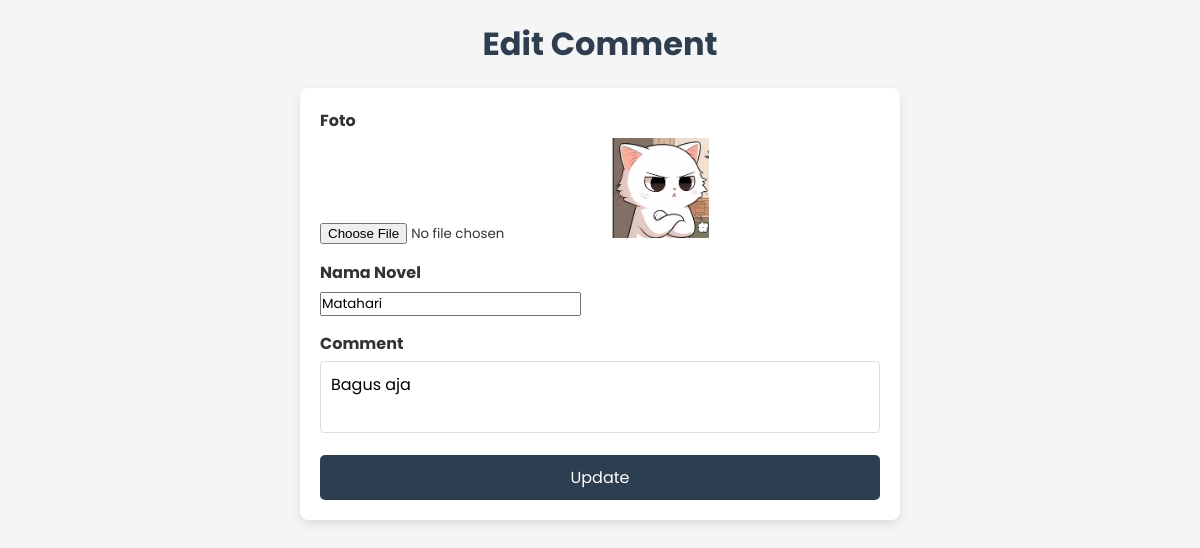
Screenshot of /edit.php?id=8 with the database file from the repository.
### tables this page shows
CREATE TABLE `komen` (
  `id` int(11) NOT NULL,
  `nama_novel` varchar(255) NOT NULL,
  `comment` text NOT NULL,
  `foto` varchar(255) NOT NULL
);

### edit.php (the view, shortened to what this page needs)
<?php
    require 'koneksi.php';
?>
<!DOCTYPE html>
<html lang="en">
<head>
    <link rel="stylesheet" href="style/home.css">
    <link rel="stylesheet" href="style/edit.css">
</head>
<body>
    <h1>Edit Comment</h1>
    <?php
        $id = $_GET['id'];
        $query = "SELECT * FROM komen WHERE id = ?";
        $stmt = $conn->prepare($query);
        $stmt->bind_param("i", $id);
        $stmt->execute();
        $result = $stmt->get_result();
        $komentar = $result->fetch_assoc();
        $foto = $komentar['foto'];
        $nama_novel = $komentar['nama_novel'];
        $comment = $komentar['comment'];
    ?>
    <form action="" method="post" enctype="multipart/form-data">
        <div class="input-field">
            <label for="foto" class="label-field">Foto</label>
            <input type="file" name="foto" id="foto">
            <img src="assets/<?php echo $foto; ?>" alt="Current Photo" style="max-width: 100px; max-height: 100px;">
        </div>
        <div class="input-field">
            <label for="nama_novel" class="label-field">Nama Novel</label>
            <input type="text" name="nama_novel" id="nama_novel" value="<?php echo $nama_novel;?>" required>
        </div>
        <div class="input-field">
            <label for="comment" class="label-field">Comment</label>
            <textarea name="comment" id="comment" required><?php echo $comment; ?></textarea>
        </div>
        <input type="submit" value="Update" name="update" class="button">
    </form>
</body>
</html>

### style/home.css (style rules this page uses)
*, html { margin: 0; padding: 0; box-sizing: border-box; font-family: 'Poppins', sans-serif; }
body { background-color: #f1f1f1; color: #000; }

### style/edit.css (style rules this page uses)
* { margin: 0; padding: 0; box-sizing: border-box; }
body { font-family: Arial, sans-serif; background-color: #f5f5f5; color: #333; padding: 20px; }
h1 { text-align: center; margin-bottom: 20px; color: #2c3e50; }
form { background-color: #fff; border-radius: 8px; box-shadow: 0 4px 10px rgba(0, 0, 0, 0.1); padding: 20px; max-width: 600px; margin: 0 auto; }
.input-field { margin-bottom: 15px; }
.label-field { display: block; margin-bottom: 5px; font-weight: bold; }
textarea { width: 100%; padding: 10px; border: 1px solid #ddd; border-radius: 4px; font-size: 16px; resize: none; }
.button { background-color: #2c3e50; color: white; border: none; padding: 10px 15px; border-radius: 5px; font-size: 16px; cursor: pointer; transition: background-color 0.3s ease; width: 100%; }

### rows the page displays
komen: foto (picture), nama_novel "Matahari", comment "Bagus aja"
